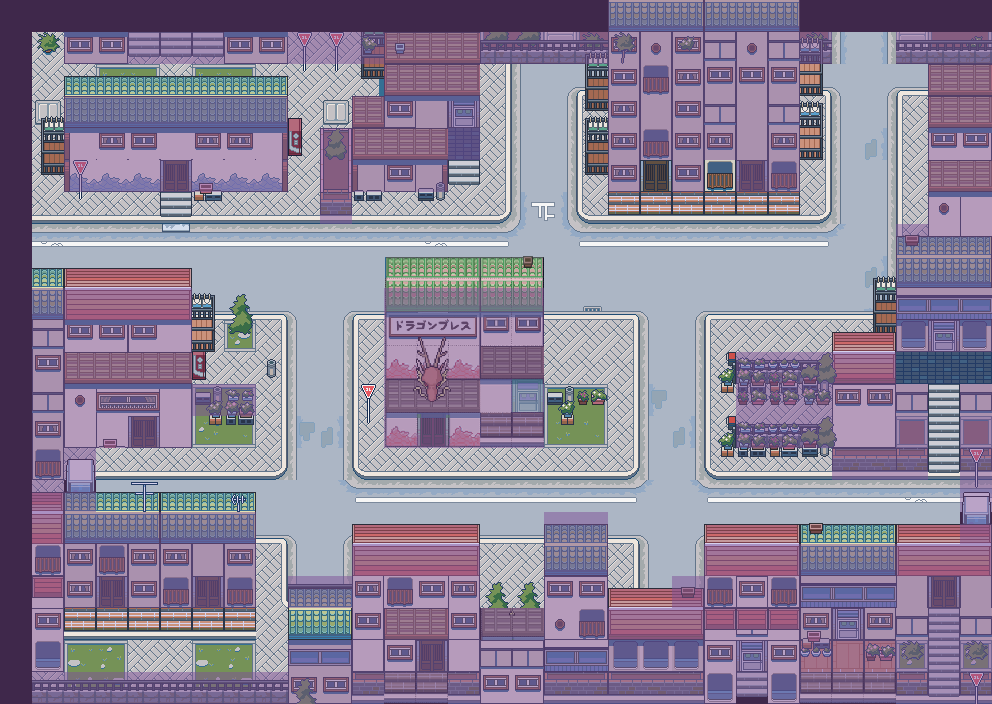

This is a level from a 2D game, rendered from its Tiled map with the project's own tilesets. A one-line summary and the map file follow, with tile-layer data summarised:
An orthogonal 31x22 tile map with 32x32 px tiles, 8 tile layers (Capa de patrones 8, Tile Layer 1, Tile Layer 2, Tile Layer 3, ...), 5 tilesets and 8 objects (8x static).

<map version="1.5" tiledversion="1.5.0" orientation="orthogonal" renderorder="right-down" width="31" height="22" tilewidth="32" tileheight="32" infinite="0" nextlayerid="10" nextobjectid="10">
 <properties>
  <property name="Navigation" type="int" value="1" />
  <property name="Object texture" value="Maps/MediumCity/mediumcity2.png" />
  <property name="drawable" type="int" value="0" />
 </properties>
 <tileset firstgid="1" name="mediumcity1" tilewidth="32" tileheight="32" tilecount="192" columns="16">
  <image source="mediumcity1.png" width="512" height="384" />
 </tileset>
 <tileset firstgid="193" name="mediumcity2" tilewidth="32" tileheight="32" tilecount="256" columns="16">
  <image source="mediumcity2.png" width="512" height="512" />
 </tileset>
 <tileset firstgid="449" name="mediumcity3" tilewidth="32" tileheight="32" tilecount="128" columns="8">
  <image source="mediumcity3.png" width="256" height="512" />
 </tileset>
 <tileset firstgid="577" name="Collision" tilewidth="32" tileheight="32" tilecount="1" columns="1">
  <image source="collision.png" width="32" height="32" />
 </tileset>
 <tileset firstgid="578" name="restaurant_tileset" tilewidth="32" tileheight="32" tilecount="30" columns="5">
  <image source="restaurant_tileset.png" width="160" height="192" />
 </tileset>
 <layer id="8" name="Capa de patrones 8" width="31" height="22">
  <data>[682 cells, 63 non-empty, 13 distinct tile ids]</data>
 </layer>
 <layer id="1" name="Tile Layer 1" width="31" height="22">
  <data>[682 cells, 575 non-empty, 130 distinct tile ids]</data>
 </layer>
 <layer id="2" name="Tile Layer 2" width="31" height="22">
  <data>[682 cells, 115 non-empty, 53 distinct tile ids]</data>
 </layer>
 <layer id="3" name="Tile Layer 3" width="31" height="22">
  <data>[682 cells, 125 non-empty, 47 distinct tile ids]</data>
 </layer>
 <layer id="4" name="Tile Layer 4" width="31" height="22">
  <data>[682 cells, 45 non-empty, 33 distinct tile ids]</data>
 </layer>
 <layer id="5" name="Tile Layer 5" width="31" height="22">
  <data>[682 cells, 36 non-empty, 6 distinct tile ids]</data>
 </layer>
 <layer id="7" name="Tile Layer 7" width="31" height="22">
  <data>[682 cells, 30 non-empty, 30 distinct tile ids]</data>
 </layer>
 <layer id="6" name="Collision" width="31" height="22" opacity="0.5">
  <properties>
   <property name="Navigation" type="int" value="1" />
   <property name="drawable" type="int" value="0" />
  </properties>
  <data>[682 cells, 372 non-empty, 1 distinct tile ids]</data>
 </layer>
 <objectgroup id="9" name="Static Objects">
  <properties>
   <property name="Navigation" type="int" value="1" />
   <property name="drawable" type="int" value="0" />
  </properties>
  <object id="2" name="roof_red" type="static" x="64" y="268" width="32" height="20" />
  <object id="3" name="roof_red2" type="static" x="96" y="268" width="32" height="20" />
  <object id="4" name="roof_red2" type="static" x="128" y="268" width="32" height="20" />
  <object id="5" name="roof_red3" type="static" x="160" y="268" width="32" height="20" />
  <object id="6" name="roof_red4" type="static" x="64" y="288" width="32" height="32" />
  <object id="7" name="roof_red5" type="static" x="96" y="288" width="32" height="32" />
  <object id="8" name="roof_red5" type="static" x="128" y="288" width="32" height="32" />
  <object id="9" name="roof_red6" type="static" x="160" y="288" width="32" height="32" />
 </objectgroup>
</map>
